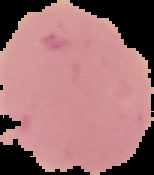
#> input picture cell_images/Uninfected/C101P62ThinF_IMG_20150918_151335_cell_44.png, 154 x 175 px, found by its file name; its folder holds 4 pictures in this run
$ jupyter execute Imagecell.ipynb   (shell and % lines are left out)
#> lines starting #> are read from the running program, lines starting #| are printed output that depends on the picture; pictures that were not available may be replaced by others from this repository, and a replacement may not be noted
<a href="https://colab.research.google.com/github/anujag15/ImageCell/blob/main/Imagecell.ipynb" target="_parent"></a>

[cell 1]
from google.colab import drive
drive.mount('/gdrive')
%cd /gdrive/MyDrive/cell_images

[cell 2]
import numpy as np #array operations
import matplotlib.pyplot as plt
import os #iterate directory
import cv2 #image operations
datadir="/gdrive/MyDrive/cell_images/cell_images"
categories=["Uninfected","Parasitized"]
uninf_imgs = [fn for fn in os.listdir(f'{datadir}/Uninfected') if fn.endswith('.png')]
para_imgs = [fn for fn in os.listdir(f'{datadir}/Parasitized') if fn.endswith('.png')]

path1="/gdrive/MyDrive/cell_images/cell_images/Uninfected"
for img in os.listdir(path1):
   img_array = cv2.imread(os.path.join(path1,img),cv2.IMREAD_COLOR)
#> img_array is the input picture: shape (175, 154, 3); mean B, G, R 113.8, 111.9, 159.5
   img_array_u = cv2.resize(img_array,(64, 64))
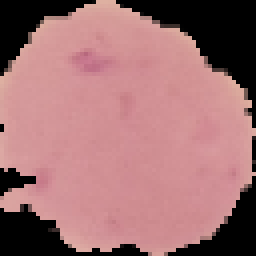
#> img_array_u: shape (64, 64, 3) (shown 4 times larger); mean B, G, R 114, 112.2, 159.8
   plt.imshow(img_array_u)
   plt.show()
   break

path2="/gdrive/MyDrive/cell_images/cell_images/Parasitized"
for img in os.listdir(path2):
    img_array = cv2.imread(os.path.join(path2,img),cv2.IMREAD_COLOR)
    img_array_p = cv2.resize(img_array,(64, 64))
    plt.imshow(img_array_p)
    plt.show()
    break

[cell 3]
len(uninf_imgs), len(para_imgs)

[cell 4]
plt.hist(categories)
plt.show()
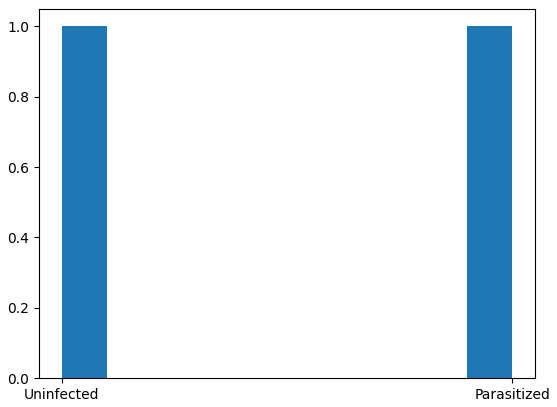
#> figure drawn by matplotlib, 1 panel

[cell 5]
size=(64,64)
mean_img_u = np.mean(img_array_u,axis=2)
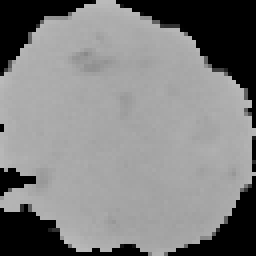
#> mean_img_u: shape (64, 64) float64 (shown 4 times larger); min 0, max 187.3, mean 128.7
mean_img_u.shape
mean_img_u = mean_img_u.reshape(size)
plt.imshow(mean_img_u,vmin=0, vmax=255)
plt.axis('off')
plt.show()

[cell 6]
mean_img_p = np.mean(img_array_p,axis=2)
mean_img_p.shape
mean_img_p = mean_img_p.reshape(size)
plt.imshow(mean_img_p,vmin=0, vmax=255)
plt.axis('off')
plt.show()

[cell 7]
contrast_mean=mean_img_u-mean_img_p
#> contrast_mean: shape (64, 64) float64; every value is 0
plt.imshow(contrast_mean, cmap='bwr')
plt.show()

[cell 8]
def plotHistogram(a):
    """
    Plot histogram of RGB Pixel Intensity
    """
    plt.figure(figsize=(10,5))
    plt.subplot(1,2,1)
    plt.imshow(a)
    plt.axis('off')
    histo = plt.subplot(1,2,2)
    histo.set_ylabel('Count')
    histo.set_xlabel('Pixel Intensity')
    n_bins = 30
    plt.hist(a[:,:,0].flatten(), bins= n_bins, lw = 0, color='r', alpha=0.5);
    plt.hist(a[:,:,1].flatten(), bins= n_bins, lw = 0, color='g', alpha=0.5);
    plt.hist(a[:,:,2].flatten(), bins= n_bins, lw = 0, color='b', alpha=0.5);
plotHistogram(img_array_p[:,:,:])
plotHistogram(img_array_u[:,:,:])
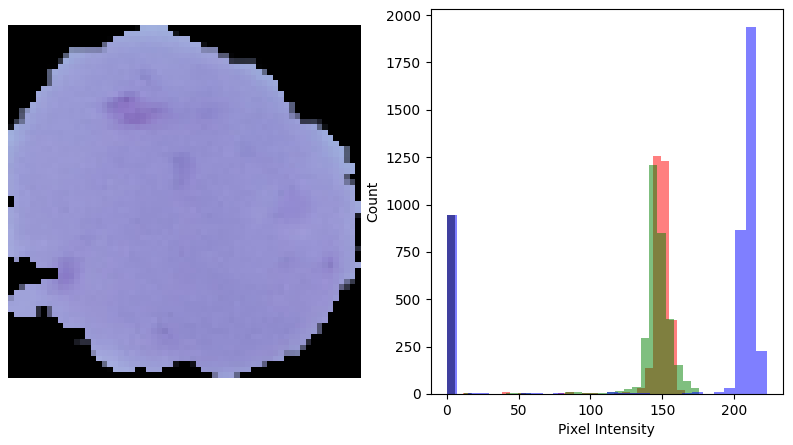
#> figure drawn by matplotlib, 2 panels; panel 2: tallest bar 1258 high, from x = 143.9 to 149.4; panel 2: tallest bar 1206 high, from x = 140.8 to 146.7; panel 2: tallest bar 1935 high, from x = 208.1 to 215.6
